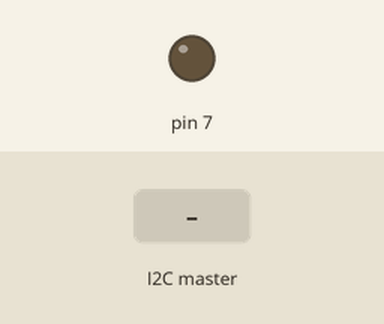
The sketch below on a simulated Arduino Uno, built with avr-gcc and run on an emulated ATmega328P. On the bench: output pins drawn as LEDs (lit = HIGH). Inputs (shaded band) come from the test bench.

Above: at 1.2 s.
1.3 s: the I2C master sends the byte 1
At 2.2 s:
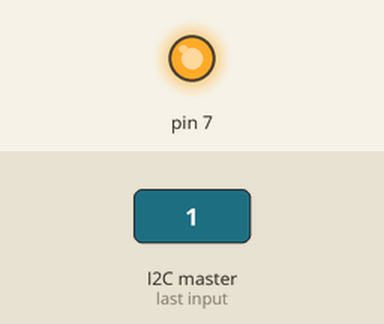
2.8 s: the I2C master sends the byte 0
At 3.3 s:
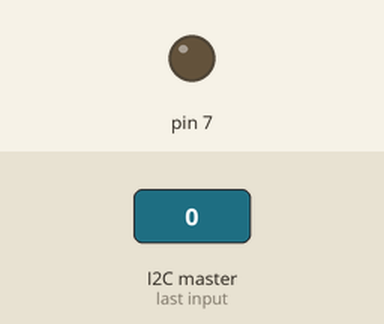
Timing chart, 0 to 5.8 s (numbered marks = the images above; inputs shaded):
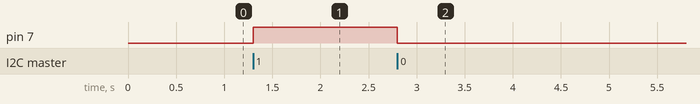

Measured:
- after the input at 1.3 s, pin 7: LOW → HIGH at once
- after the input at 2.8 s, pin 7: HIGH → LOW at once

The sketch:

Slave.ino
```cpp
// C++ code
//
#include <Wire.h>
static int id=1;
#define sensor_pin A0
void setup()
{
  pinMode(7, OUTPUT);
  Wire.begin(id);
  Wire.onRequest(requestEvent);
  Wire.onReceive(receiveEvent);
}

void loop()
{
  delay(500);
}
void receiveEvent(int howMany)
{
  if(Wire.available())
  {
    int order = (int)Wire.read();
    if(order==0){
      digitalWrite(7, LOW);
    }else if(order==1){
      digitalWrite(7, HIGH);
    }
  }
}
void requestEvent()
{
  Wire.write(analogRead(sensor_pin));
  delay(100);
}
  
```
